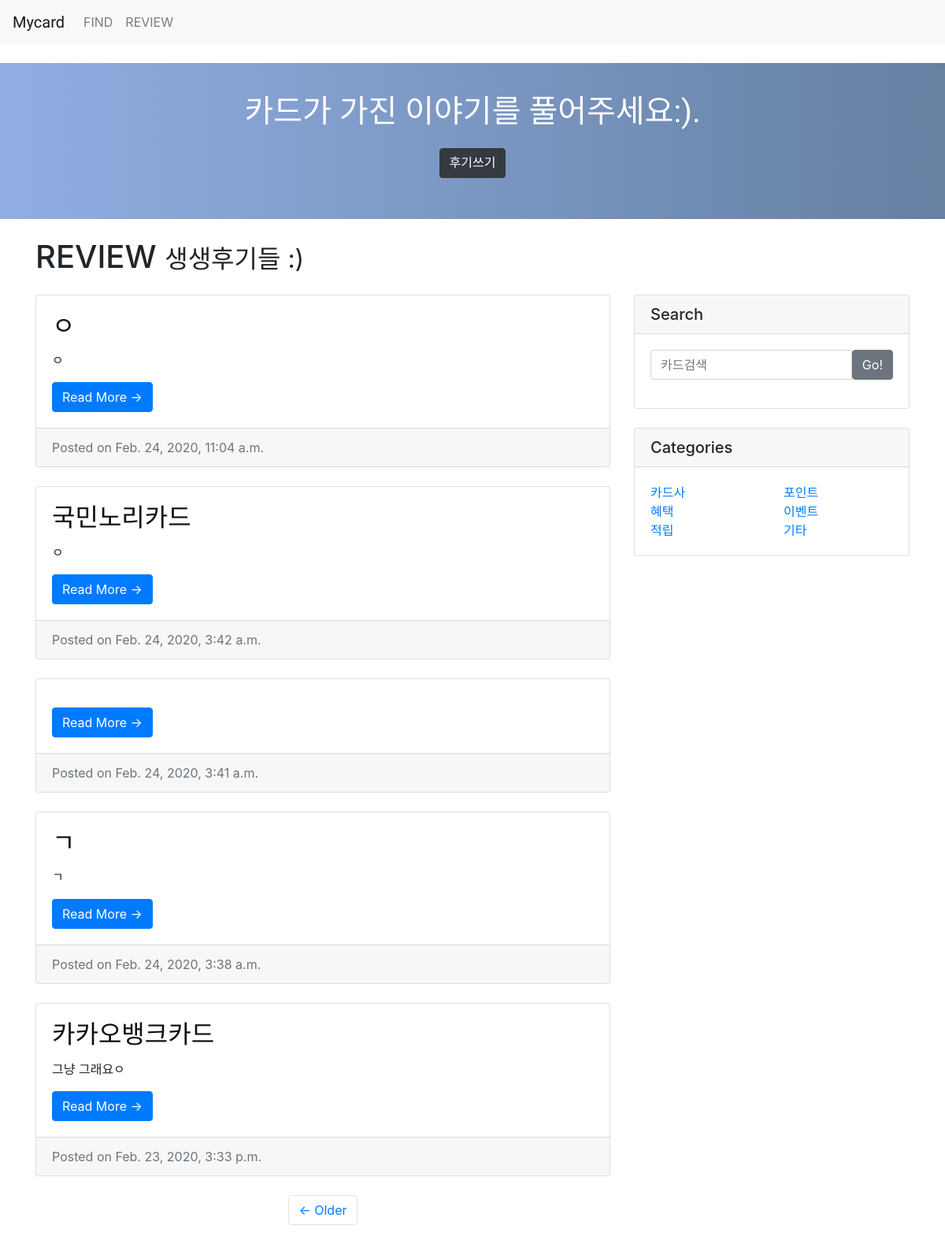
/board/?page=2, run on the app's committed database.
### cardapp/models.py (models this page shows, shortened)
class Blog(models.Model):
    title=models.CharField(max_length=200)
    card_name=models.TextField()
    pub_date=models.DateTimeField('data published')
    body=models.TextField()

### cardapp/views.py (the view)
# urls.py: path('board/',cardapp.views.board, name="board"),
def board(request):
    blogs = Blog.objects.order_by('-pub_date') #쿼리셋, 모델로 부터 객체 목록을 전달받게끔 하는 것 /
    blog_list = Blog.objects.all()
    paginator = Paginator(blog_list, 3)
    page = request.GET.get('page')
    posts = paginator.get_page(page)
    return render(request,'board.html',{'blogs':blogs, 'posts':posts})

### cardapp/templates/board.html (shortened to what this page needs)
{%extends 'base.html'%}
{%block contents%}
{% load static %}
<!DOCTYPE html>
<html lang="en">
<head>
  <link href="{% static 'cardapp/vendor/bootstrap/css/bootstrap.min.css' %}" rel="stylesheet">
  <link href="{% static 'cardapp/css/blog-home.css' %}" rel="stylesheet">
</head>
<body>
  <br>
  <div class="board_sign">
    <p class="sign_word">카드가 가진 이야기를 풀어주세요:).</p>
    <form action="{%url 'board_write'%}">
        <button class="btn btn-dark" type="submit">후기쓰기</button>
    </form>
  </div>
  <div class="container">
    <div class="row">
      <div class="col-md-8">
        <h1 class="my-4">REVIEW
          <small>생생후기들 :)</small>
        </h1>
        {% for blog in blogs.all %}
        <div class="card mb-4">
            <a href={%url 'board_detail' blog.id%} class="a_style">
            <div class="card-body">
                <h2 class="card-title">{{blog.card_name}}</h2>
            </a>
            <p class="card-text">{{blog.title}}</p>
            <a href="{%url 'board_detail' blog.id%}" class="btn btn-primary">Read More &rarr;</a>
            </div>
        <div class="card-footer text-muted">
            Posted on {{blog.pub_date}}
        </div>
        </div>
      {%endfor%}
      <ul class="pagination justify-content-center mb-4">
        {% if posts.has_previous %}
        <li class="page-item">
          <a class="page-link" href="?page={{posts.previous_page_number}}">&larr; Older</a>
        </li>
        {% endif %}
      </ul>
    <div class="col-md-4">
      <br><br><br>
      <div class="card my-4">
        <h5 class="card-header">Search</h5>
        <div class="card-body">
          <form action="{%url 'search'%}" method="get">
            <div class="input-group">
                <input type="search" name='q' class="form-control" placeholder="카드검색">
                <span class="input-group-btn">
                <button class="btn btn-secondary" type="submit">Go!</button>
              </span>
            </div>
          </form>
        </div>
      </div>
      <div class="card my-4">
        <h5 class="card-header">Categories</h5>
        <div class="card-body">
          <div class="row">
            <div class="col-lg-6">
              <ul class="list-unstyled mb-0">
                <li>
                  <a href="#">카드사</a>
                </li>
                <li>
                  <a href="#">혜택</a>
                </li>
                <li>
                  <a href="#">적립</a>
                </li>
              </ul>
            </div>
            <div class="col-lg-6">
              <ul class="list-unstyled mb-0">
                <li>
                  <a href="#">포인트</a>
                </li>
                <li>
                  <a href="#">이벤트</a>
                </li>
                <li>
                  <a href="#">기타</a>
                </li>
              </ul>
            </div>
          </div>
        </div>
      </div>
    </div>
</body>
</html>
{%endblock%}

### cardapp/static/cardapp/css/blog-home.css (style rules this page uses)
body { padding-top: 56px; }

### card/templates/base.html (style rules this page uses)
.board_sign { font-family: 'Do Hyeon'; font-size: 20px; display: block; width: 100%; padding: 32px 10px; color: #fff; background: #91aee4; background: -moz-linear-gradient(left, #91aee4 0, #6580a1 100%); background: -webkit-linear-gradient(left, #91aee4, #7ea8da); background: -webkit-gradient(linear, left top, right top, from(#91aee4), to(#6580a1)); background: -o-linear-gradient(left, #91aee4 0, #34464b 100%); background: linear-gradient(90deg, #91aee4 0, #6580a1); text-align: center; filter: progid:DXImageTransform.Microsoft.gradient(startColorstr="#91aee4", endColorstr="#34464b", GradientType=1); }
.sign_word { font-family: 'Yeon Sung'; font-size: 40px; }

### cardapp/templates/board.html (style rules this page uses)
.sign_word { font-family: 'Do Hyeon'; font-size: 40px; }
.board_sign { font-family: 'Do Hyeon'; font-size: 20px; display: block; width: 100%; padding: 32px 10px; color: #fff; background: #91aee4; background: -moz-linear-gradient(left, #91aee4 0, #6580a1 100%); background: -webkit-linear-gradient(left, #91aee4, #7ea8da); background: -webkit-gradient(linear, left top, right top, from(#91aee4), to(#6580a1)); background: -o-linear-gradient(left, #91aee4 0, #34464b 100%); background: linear-gradient(90deg, #91aee4 0, #6580a1); text-align: center; filter: progid:DXImageTransform.Microsoft.gradient(startColorstr="#91aee4", endColorstr="#34464b", GradientType=1); }
.a_style { font-family: 'Do Hyeon'; font-size: 35px; color: #0f0f0f; }

### data on the page
Blog: card_name "ㅇ", title "ㅇ", pub_date "Feb. 24, 2020, 11:04 a.m."
Blog: card_name "국민노리카드", title "ㅇ", pub_date "Feb. 24, 2020, 3:42 a.m."
Blog: pub_date "Feb. 24, 2020, 3:41 a.m."
Blog: card_name "ㄱ", title "ㄱ", pub_date "Feb. 24, 2020, 3:38 a.m."
Blog: card_name "카카오뱅크카드", title "그냥 그래요ㅇ", pub_date "Feb. 23, 2020, 3:33 p.m."
